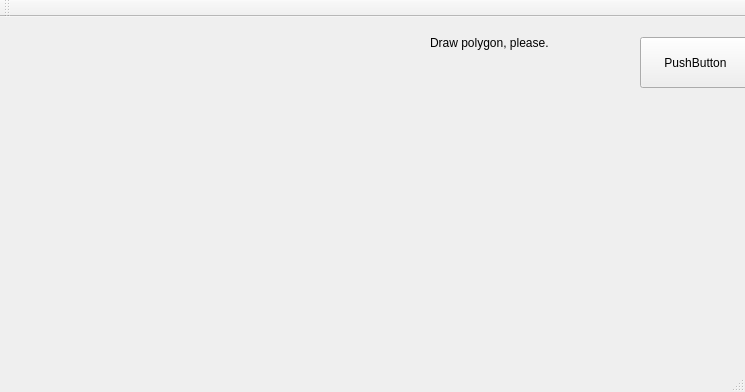
<?xml version="1.0" encoding="UTF-8"?>
<ui version="4.0">
 <class>MainWindow</class>
 <widget class="QMainWindow" name="MainWindow">
  <property name="geometry">
   <rect>
    <x>0</x>
    <y>0</y>
    <width>745</width>
    <height>392</height>
   </rect>
  </property>
  <property name="windowTitle">
   <string>MainWindow</string>
  </property>
  <widget class="QWidget" name="centralWidget">
   <widget class="QLabel" name="text_label">
    <property name="geometry">
     <rect>
      <x>430</x>
      <y>10</y>
      <width>180</width>
      <height>31</height>
     </rect>
    </property>
    <property name="text">
     <string>Draw polygon, please.</string>
    </property>
   </widget>
   <widget class="QPushButton" name="renew">
    <property name="geometry">
     <rect>
      <x>640</x>
      <y>20</y>
      <width>111</width>
      <height>51</height>
     </rect>
    </property>
    <property name="text">
     <string>PushButton</string>
    </property>
   </widget>
  </widget>
  <widget class="QMenuBar" name="menuBar">
   <property name="geometry">
    <rect>
     <x>0</x>
     <y>0</y>
     <width>745</width>
     <height>19</height>
    </rect>
   </property>
  </widget>
  <widget class="QToolBar" name="mainToolBar">
   <attribute name="toolBarArea">
    <enum>TopToolBarArea</enum>
   </attribute>
   <attribute name="toolBarBreak">
    <bool>false</bool>
   </attribute>
  </widget>
  <widget class="QStatusBar" name="statusBar"/>
 </widget>
 <layoutdefault spacing="6" margin="11"/>
 <resources/>
 <connections/>
</ui>
